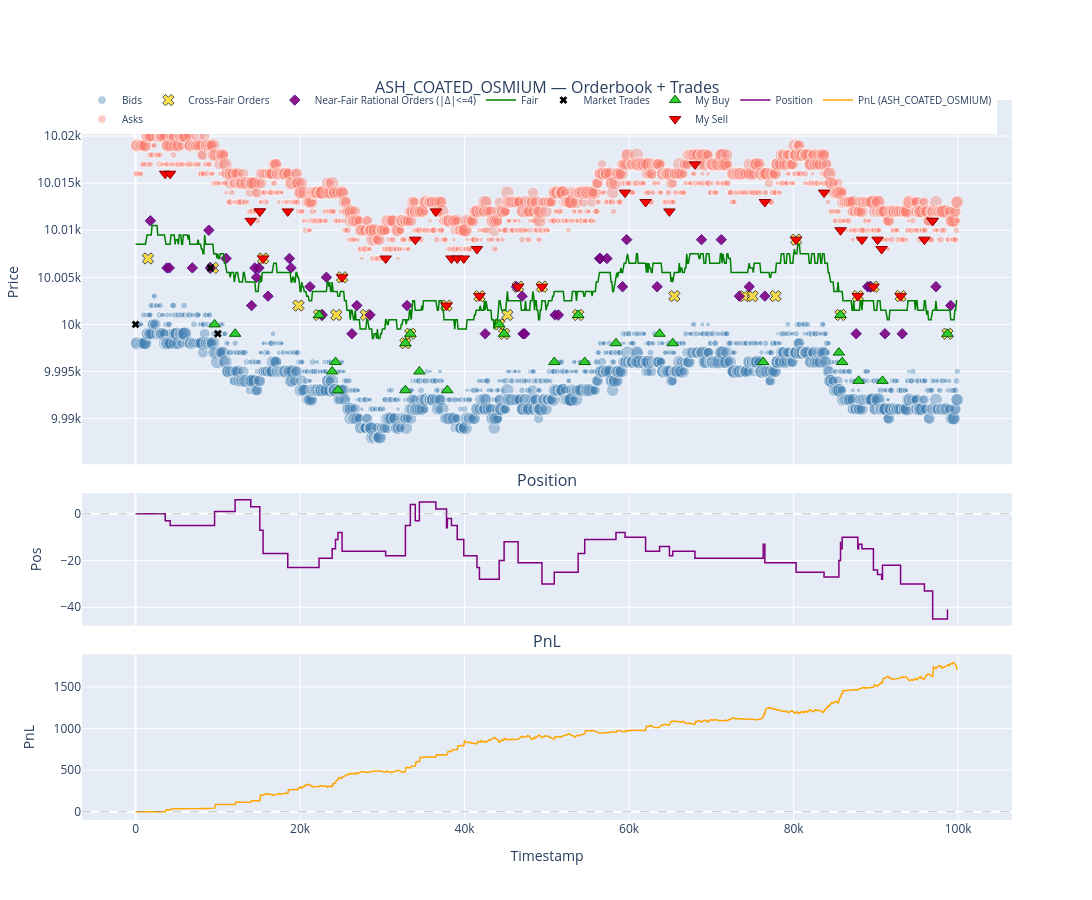

The cell this chart's notebook holds for it:
### Code cell
fig = plot_review("ASH_COATED_OSMIUM")
fig.show()

### Figure 1 — Plotly figure (JSON) as saved in the notebook; plotly's stock layout.template omitted (floating-point values rounded to 4 significant figures; data arrays with more than 128 entries replaced by an {"elided": "..."} marker saying what was removed)
{"data": [{"customdata": {"elided": "1653x2 int values"}, "hovertemplate": "t=%{x}<br>p=%{y}<br>px=%{customdata[0]}<br>qty=%{customdata[1]}<extra>Bid</extra>", "legendgroup": "ob", "marker": {"color": "steelblue", "opacity": 0.4, "size": {"elided": "1653 float values"}}, "mode": "markers", "name": "Bids", "type": "scatter", "x": {"elided": "1653 int values"}, "xaxis": "x", "y": {"elided": "1653 int values"}, "yaxis": "y"}, {"customdata": {"elided": "1665x2 int values"}, "hovertemplate": "t=%{x}<br>p=%{y}<br>px=%{customdata[0]}<br>qty=%{customdata[1]}<extra>Ask</extra>", "legendgroup": "ob", "marker": {"color": "salmon", "opacity": 0.4, "size": {"elided": "1665 float values"}}, "mode": "markers", "name": "Asks", "type": "scatter", "x": {"elided": "1665 int values"}, "xaxis": "x", "y": {"elided": "1665 int values"}, "yaxis": "y"}, {"customdata": [[10007, 4], [10006, 10], [10007, 10], [10002, 4], [10001, 4], [10001, 9], [10005, 8], [10001, 4], [9998, 9], [9999, 9], [10002, 8], [10003, 5], [10000, 8], [9999, 8], [10001, 6], [10004, 9], [10004, 9], [10001, 8], [10003, 8], [10003, 4], [10003, 6], [10003, 7], [10009, 4], [10001, 8], [10003, 5], [10004, 9], [10003, 8], [9999, 4]], "hovertemplate": "t=%{x}<br>p=%{y}<br>px=%{customdata[0]}<br>qty=%{customdata[1]}<extra>Cross-Fair</extra>", "legendgroup": "irr", "marker": {"color": "gold", "line": {"color": "black", "width": 1}, "size": [10, 10, 10, 10, 10, 10, 10, 10, 10, 10, 10, 10, 10, 10, 10, 10, 10, 10, 10, 10, 10, 10, 10, 10, 10, 10, 10, 10], "symbol": "x"}, "mode": "markers", "name": "Cross-Fair Orders", "type": "scatter", "x": [1500, 9400, 15500, 19800, 22300, 24400, 25100, 28000, 32800, 33400, 37800, 41800, 44200, 44800, 45200, 46500, 49400, 53800, 65500, 74000, 75000, 77800, 80300, 85700, 87800, 89700, 93000, 98700], "xaxis": "x", "y": [10007, 10006, 10007, 10002, 10001, 10001, 10005, 10001, 9998, 9999, 10002, 10003, 10000, 9999, 10001, 10004, 10004, 10001, 10003, 10003, 10003, 10003, 10009, 10001, 10003, 10004, 10003, 9999], "yaxis": "y"}, {"customdata": [[10011, 4], [10006, 5], [10006, 3], [10006, 5], [10010, 5], [10006, 4], [10007, 5], [10002, 4], [10006, 5], [10005, 4], [10006, 3], [10003, 4], [10007, 2], [10006, 5], [10004, 5], [10001, 5], [10005, 2], [9999, 3], [10002, 2], [10001, 5], [10002, 5], [9999, 4], [10004, 2], [10003, 2], [9999, 3], [9999, 3], [10001, 3], [10001, 4], [10007, 3], [10007, 4], [10007, 3], [10004, 5], [10009, 3], [10004, 2], [10009, 3], [10009, 3], [10003, 2], [10004, 5], [10003, 5], [9999, 5], [10004, 3], [10004, 5], [9999, 3], [9999, 2], [10004, 4], [10002, 5]], "hovertemplate": "t=%{x}<br>p=%{y}<br>px=%{customdata[0]}<br>qty=%{customdata[1]}<extra>Near-Fair</extra>", "legendgroup": "near", "marker": {"color": "purple", "line": {"color": "indigo", "width": 1}, "opacity": 0.9, "size": [8, 8, 8, 8, 8, 8, 8, 8, 8, 8, 8, 8, 8, 8, 8, 8, 8, 8, 8, 8, 8, 8, 8, 8, 8, 8, 8, 8, 8, 8, 8, 8, 8, 8, 8, 8, 8, 8, 8, 8, 8, 8, 8, 8, 8, 8], "symbol": "diamond"}, "mode": "markers", "name": "Near-Fair Rational Orders (|Δ|<=4)", "type": "scatter", "x": [1800, 3800, 4100, 6900, 8900, 9100, 11000, 14100, 14500, 14700, 15000, 16100, 18700, 18900, 21200, 22700, 23200, 26300, 26900, 28500, 33000, 42500, 46300, 47000, 47100, 47300, 51000, 51400, 56400, 56500, 57300, 59200, 59700, 63400, 68800, 71200, 73400, 74600, 76500, 87600, 89000, 89300, 91100, 93200, 97300, 99100], "xaxis": "x", "y": [10011, 10006, 10006, 10006, 10010, 10006, 10007, 10002, 10006, 10005, 10006, 10003, 10007, 10006, 10004, 10001, 10005, 9999, 10002, 10001, 10002, 9999, 10004, 10003, 9999, 9999, 10001, 10001, 10007, 10007, 10007, 10004, 10009, 10004, 10009, 10009, 10003, 10004, 10003, 9999, 10004, 10004, 9999, 9999, 10004, 10002], "yaxis": "y"}, {"legendgroup": "fair", "line": {"color": "green", "width": 1.5}, "mode": "lines", "name": "Fair", "type": "scatter", "x": {"elided": "1000 int values"}, "xaxis": "x", "y": {"elided": "1000 float values"}, "yaxis": "y"}, {"customdata": [6, 4, 8], "hovertemplate": "t=%{x}<br>p=%{y}<br>qty=%{customdata}<extra>Mkt</extra>", "legendgroup": "mkt", "marker": {"color": "black", "size": 7, "symbol": "x"}, "mode": "markers", "name": "Market Trades", "type": "scatter", "x": [0, 9100, 10000], "xaxis": "x", "y": [10000, 10006, 9999], "yaxis": "y"}, {"customdata": [6, 5, 4, 4, 4, 3, 9, 4, 9, 8, 4, 8, 8, 5, 8, 6, 3, 2, 2, 6, 7, 8, 5, 2, 6, 4], "hovertemplate": "t=%{x}<br>p=%{y}<br>qty=%{customdata}<extra>My Buy</extra>", "legendgroup": "my", "marker": {"color": "limegreen", "line": {"color": "darkgreen", "width": 1}, "size": 10, "symbol": "triangle-up"}, "mode": "markers", "name": "My Buy", "type": "scatter", "x": [9600, 12100, 22300, 23900, 24300, 24600, 32800, 32800, 33400, 34500, 37900, 44200, 44800, 50900, 53800, 54600, 58400, 63700, 65300, 76300, 85500, 85700, 85900, 87900, 90800, 98700], "xaxis": "x", "y": [10000, 9999, 10001, 9995, 9996, 9993, 9998, 9993, 9999, 9995, 9993, 10000, 9999, 9996, 10001, 9996, 9998, 9999, 9998, 9996, 9997, 10001, 9996, 9994, 9994, 9999], "yaxis": "y"}, {"customdata": [3, 2, 3, 2, 8, 10, 6, 8, 2, 7, 3, 8, 3, 6, 7, 5, 5, 9, 9, 2, 6, 4, 3, 8, 4, 2, 3, 5, 2, 9, 2, 2, 8, 3, 6, 6], "hovertemplate": "t=%{x}<br>p=%{y}<br>qty=%{customdata}<extra>My Sell</extra>", "legendgroup": "my", "marker": {"color": "red", "line": {"color": "darkred", "width": 1}, "size": 10, "symbol": "triangle-down"}, "mode": "markers", "name": "My Sell", "type": "scatter", "x": [3600, 4200, 14000, 15100, 15100, 15500, 18500, 25100, 30400, 34000, 36500, 37800, 38400, 39100, 39900, 41500, 41800, 46500, 49400, 59500, 62000, 64900, 68000, 76500, 80300, 83700, 85700, 87800, 88300, 89700, 90200, 90700, 93000, 95900, 96900, 96900], "xaxis": "x", "y": [10016, 10016, 10011, 10012, 10012, 10007, 10012, 10005, 10007, 10009, 10012, 10002, 10007, 10007, 10007, 10008, 10003, 10004, 10004, 10014, 10013, 10012, 10017, 10013, 10009, 10014, 10010, 10003, 10009, 10004, 10009, 10008, 10003, 10009, 10011, 10011], "yaxis": "y"}, {"hovertemplate": "t=%{x}<br>pos=%{y}<extra></extra>", "legendgroup": "pos", "line": {"color": "purple", "shape": "hv", "width": 1.5}, "mode": "lines", "name": "Position", "type": "scatter", "x": [0, 3600, 4200, 9600, 12100, 14000, 15100, 15100, 15500, 18500, 22300, 23900, 24300, 24600, 25100, 30400, 32800, 32800, 33400, 34000, 34500, 36500, 37800, 37900, 38400, 39100, 39900, 41500, 41800, 44200, 44800, 46500, 49400, 50900, 53800, 54600, 58400, 59500, 62000, 63700, 64900, 65300, 68000, 76300, 76500, 80300, 83700, 85500, 85700, 85700, 85900, 87800, 87900, 88300, 89700, 90200, 90700, 90800, 93000, 95900, 96900, 96900, 98700], "xaxis": "x2", "y": [0, -3, -5, 1, 6, 3, 1, -7, -17, -23, -19, -15, -11, -8, -16, -18, -9, -5, 4, -3, 5, 2, -6, -2, -5, -11, -18, -23, -28, -20, -12, -21, -30, -25, -17, -11, -8, -10, -16, -14, -18, -16, -19, -13, -21, -25, -27, -20, -12, -15, -10, -15, -13, -15, -24, -26, -28, -22, -30, -33, -39, -45, -41], "yaxis": "y2"}, {"hovertemplate": "t=%{x}<br>PnL=%{y:.1f}<extra></extra>", "legendgroup": "pnl", "line": {"color": "orange", "width": 1.5}, "mode": "lines", "name": "PnL (ASH_COATED_OSMIUM)", "type": "scatter", "x": {"elided": "1000 int values"}, "xaxis": "x3", "y": {"elided": "1000 float values"}, "yaxis": "y3"}], "layout": {"annotations": [{"font": {"size": 16}, "showarrow": false, "text": "ASH_COATED_OSMIUM — Orderbook + Trades", "x": 0.5, "xanchor": "center", "xref": "paper", "y": 1, "yanchor": "bottom", "yref": "paper"}, {"font": {"size": 16}, "showarrow": false, "text": "Position", "x": 0.5, "xanchor": "center", "xref": "paper", "y": 0.454, "yanchor": "bottom", "yref": "paper"}, {"font": {"size": 16}, "showarrow": false, "text": "PnL", "x": 0.5, "xanchor": "center", "xref": "paper", "y": 0.23, "yanchor": "bottom", "yref": "paper"}], "height": 900, "hovermode": "x unified", "legend": {"font": {"size": 10}, "orientation": "h", "x": 0, "y": 1.02}, "shapes": [{"line": {"color": "gray", "dash": "dash", "width": 0.5}, "type": "line", "x0": 0, "x1": 1, "xref": "x2 domain", "y0": 0, "y1": 0, "yref": "y2"}, {"line": {"color": "gray", "dash": "dash", "width": 0.5}, "type": "line", "x0": 0, "x1": 1, "xref": "x3 domain", "y0": 0, "y1": 0, "yref": "y3"}], "width": 1200, "xaxis": {"anchor": "y", "domain": [0, 1], "matches": "x3", "showticklabels": false}, "xaxis2": {"anchor": "y2", "domain": [0, 1], "matches": "x3", "showticklabels": false}, "xaxis3": {"anchor": "y3", "domain": [0, 1], "title": {"text": "Timestamp"}}, "yaxis": {"anchor": "x", "domain": [0.494, 1], "title": {"text": "Price"}}, "yaxis2": {"anchor": "x2", "domain": [0.27, 0.454], "title": {"text": "Pos"}}, "yaxis3": {"anchor": "x3", "domain": [0, 0.23], "title": {"text": "PnL"}}}}
